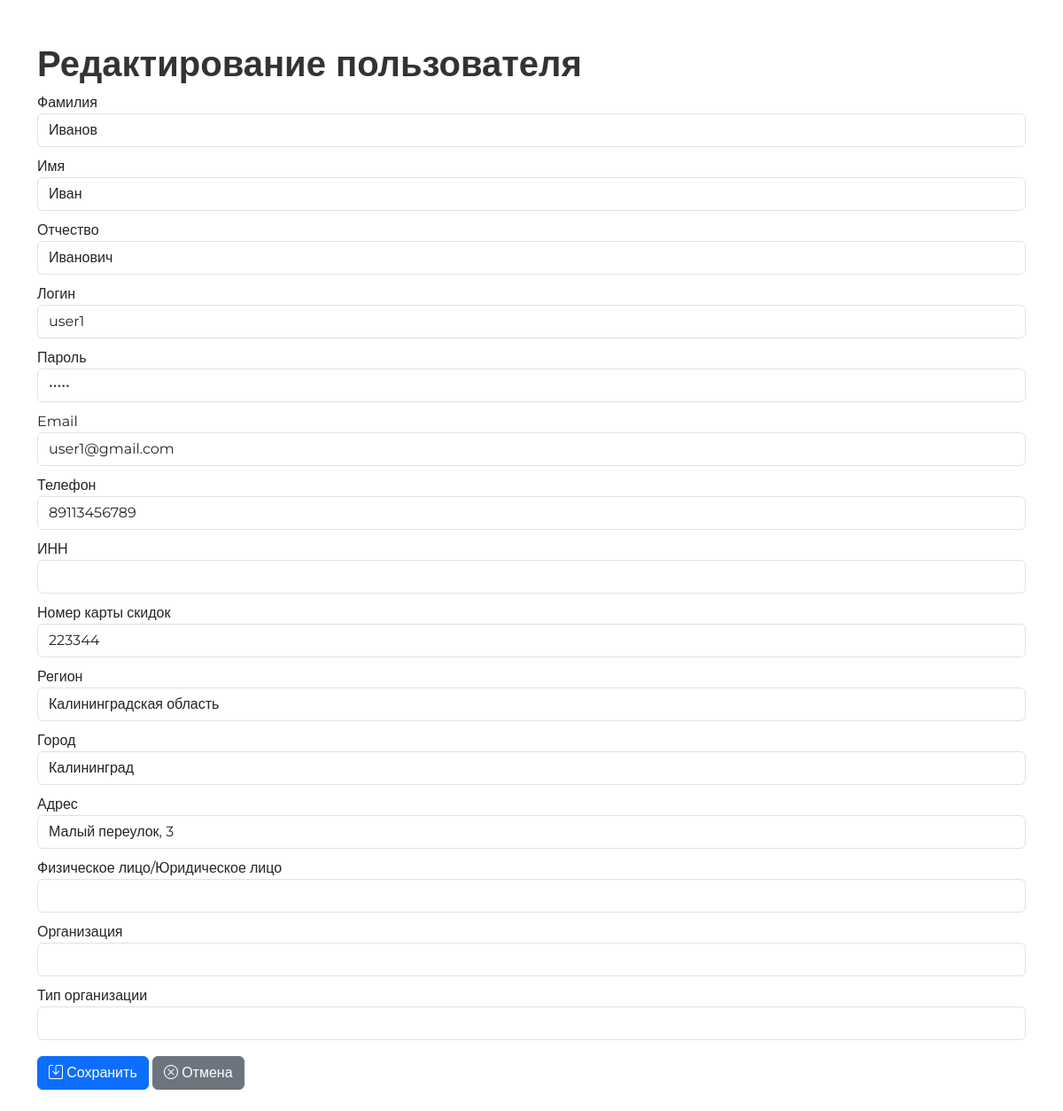
Page /files/edit_user.php?id=2 (signed in) on the committed database.
### tables this page shows
CREATE TABLE `users` (
  `id_users` int(11) NOT NULL,
  `surname_users` varchar(255) DEFAULT NULL,
  `name_users` varchar(255) DEFAULT NULL,
  `patronymic_users` varchar(255) DEFAULT NULL,
  `login_users` varchar(255) DEFAULT NULL,
  `password_users` varchar(255) DEFAULT NULL,
  `email_users` varchar(255) DEFAULT NULL,
  `discountСardNumber_users` varchar(6) DEFAULT NULL,
  `region_users` varchar(255) DEFAULT NULL,
  `city_users` varchar(255) DEFAULT NULL,
  `address_users` varchar(255) DEFAULT NULL,
  `phone_users` bigint(12) DEFAULT NULL,
  `avatar_users` varchar(255) DEFAULT NULL,
  `TIN_users` bigint(10) DEFAULT NULL,
  `person_users` varchar(255) DEFAULT NULL,
  `organization_users` varchar(255) DEFAULT NULL,
  `organizationType_users` varchar(255) DEFAULT NULL
);

### files/edit_user.php (the view, shortened to what this page needs)
<?php
require_once("../config/link.php");
$id = $_GET['id'];
$stmt = $conn->prepare("SELECT * FROM `users` WHERE `id_users` = ?");
$stmt->bind_param("i", $id);
$stmt->execute();
$result = $stmt->get_result();
$user = $result->fetch_assoc();
?>
<!DOCTYPE html>
<html lang="ru">
<head>
    <link rel="stylesheet" href="../css/bootstrap.min.css">
    <link rel="stylesheet" href="https://cdn.jsdelivr.net/npm/bootstrap-icons@1.11.1/font/bootstrap-icons.css">
    <link rel="stylesheet" href="../css/style.css">
</head>
<body>
<div class="container mt-5">
    <h1>Редактирование пользователя</h1>
    <form method="POST" action="">
        <div class="form-group">
            <label for="surname">Фамилия</label>
            <input type="text" name="surname" class="form-control" id="surname" value="<?= htmlspecialchars($user['surname_users']) ?>">
        </div>
        <div class="form-group">
            <label for="name">Имя</label>
            <input type="text" name="name" class="form-control" id="name" value="<?= htmlspecialchars($user['name_users']) ?>">
        </div>
        <div class="form-group">
            <label for="patronymic">Отчество</label>
            <input type="text" name="patronymic" class="form-control" id="patronymic" value="<?= htmlspecialchars($user['patronymic_users']) ?>">
        </div>
        <div class="form-group">
            <label for="login">Логин</label>
            <input type="text" name="login" class="form-control" id="login" value="<?= htmlspecialchars($user['login_users']) ?>" required>
        </div>
        <div class="form-group">
            <label for="password">Пароль</label>
            <input type="password" name="password" class="form-control" id="password" value="<?= htmlspecialchars($user['password_users']) ?>" required>
        </div>
        <div class="form-group">
            <label for="email">Email</label>
            <input type="email" name="email" class="form-control" id="email" value="<?= htmlspecialchars($user['email_users']) ?>">
        </div>
        <div class="form-group">
            <label for="phone">Телефон</label>
            <input type="text" name="phone" class="form-control" id="phone" value="<?= htmlspecialchars($user['phone_users']) ?>">
        </div>
        <div class="form-group">
            <label for="TIN">ИНН</label>
            <input type="text" name="TIN" class="form-control" id="TIN" value="<?= htmlspecialchars($user['TIN_users']) ?>">
        </div>
        <div class="form-group">
            <label for="discountCardNumber">Номер карты скидок</label>
            <input type="text" name="discountCardNumber" class="form-control" id="discountCardNumber" value="<?= htmlspecialchars($user['discountСardNumber_users']) ?>">
        </div>
        <div class="form-group">
            <label for="region">Регион</label>
            <input type="text" name="region" class="form-control" id="region" value="<?= htmlspecialchars($user['region_users']) ?>">
        </div>
        <div class="form-group">
            <label for="city">Город</label>
            <input type="text" name="city" class="form-control" id="city" value="<?= htmlspecialchars($user['city_users']) ?>">
        </div>
        <div class="form-group">
            <label for="address">Адрес</label>
            <input type="text" name="address" class="form-control" id="address" value="<?= htmlspecialchars($user['address_users']) ?>">
        </div>
        <div class="form-group">
            <label for="person">Физическое лицо/Юридическое лицо</label>
            <input type="text" name="person" class="form-control" id="person" value="<?= htmlspecialchars($user['person_users']) ?>">
        </div>
        <div class="form-group">
            <label for="organization">Организация</label>
            <input type="text" name="organization" class="form-control" id="organization" value="<?= htmlspecialchars($user['organization_users']) ?>">
        </div>
        <div class="form-group">
            <label for="organizationType">Тип организации</label>
            <input type="text" name="organizationType" class="form-control" id="organizationType" value="<?= htmlspecialchars($user['organizationType_users']) ?>">
        </div>
        <button type="submit" class="btn btn-primary mt-2 mb-4">
            <i class="bi bi-save"></i> Сохранить
        </button>
        <a href="../admin.php" class="btn btn-secondary mt-2 mb-4">
            <i class="bi bi-x-circle"></i> Отмена
        </a>
    </form>
</div>
</body>
</html>

### css/style.css (style rules this page uses)
html { scroll-behavior: smooth; }
body { font-family: 'Montserrat', sans-serif; }
h1, h2 { color: #333; font-weight: 600; }
.form-group { margin-bottom: 10px; }

### rows in the picture
users: surname "Иванов", name "Иван", patronymic "Иванович", login "user1", email "user1@gmail.com", phone "89113456789", discountCardNumber "223344", region "Калининградская область", city "Калининград", address "Малый переулок, 3"
